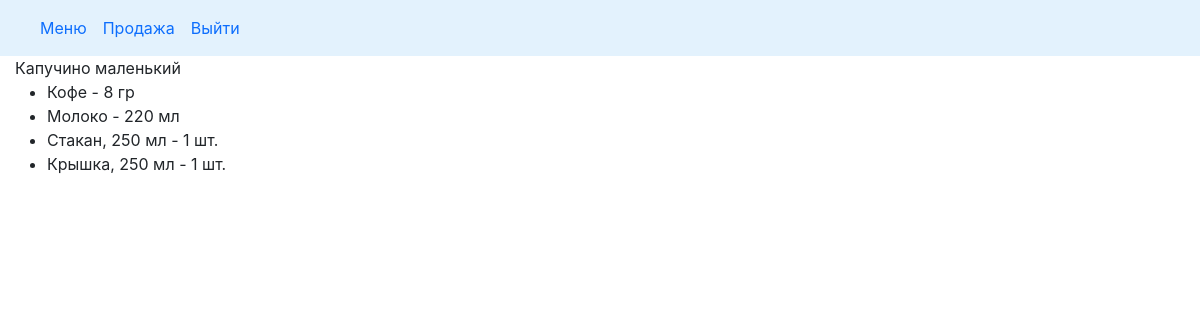
Page /cafecrm/kapuchino-malenkij on the committed database.
### cafecrm/models.py (models this page shows, shortened)
class Drink(models.Model):
    DRINK = 'drink'
    SNACK = 'snack'
    MENU_TYPE = ((DRINK, 'напиток'), (SNACK, 'штучный товар'))
    drink_name = models.CharField(max_length=50, verbose_name='Название')
    slug = models.SlugField(unique='drink_name', blank=True)
    menu_type = models.CharField(max_length=20, choices=MENU_TYPE, verbose_name='Категория')
    class Meta:
        ordering = ('drink_name',)
        verbose_name = 'Drink'
        verbose_name_plural = 'Drinks'

class DrinkItem(models.Model):
    drink = models.ForeignKey(Drink, related_name='items', on_delete=models.CASCADE, verbose_name='Название')
    product = models.ForeignKey(Products, related_name='drink_items', on_delete=models.PROTECT, verbose_name='Продукт')
    quantity = models.PositiveIntegerField(default=0, verbose_name='Количество')

class Products(models.Model):
    PRODUCT = 'product'
    SNACK = 'snack'
    TARE = 'tare'
    PRODUCT_TYPE = ((PRODUCT, 'продукт'), (SNACK, 'штучный товар'), (TARE, 'тара'))
    PC = 'шт.'
    ML = 'мл'
    GR = 'гр'
    UNITS = ((PC, 'шт.'), (ML, 'мл'), (GR, 'гр'))
    product_name = models.CharField(max_length=250, verbose_name='Наименование')
    unit = models.CharField(max_length=20, choices=UNITS, verbose_name='Единица измерения')
    product_type = models.CharField(max_length=20, choices=PRODUCT_TYPE, verbose_name='Категория')
    slug = models.SlugField(max_length=200, db_index=True, unique='product_name')
    price = models.DecimalField(max_digits=10, decimal_places=2, default=0.00, verbose_name='Цена')
    stock = models.PositiveIntegerField(default=0, verbose_name='Остаток')
    min_stock = models.PositiveSmallIntegerField(default=0, verbose_name='Минимальный остаток')
    description = models.TextField(blank=True, verbose_name='Описание')
    need_to_order = property(
        lambda self: (self.min_stock - self.stock if self.stock < self.min_stock else 0)
        )
    class Meta:
        verbose_name = 'Product'
        verbose_name_plural = 'Products'
        ordering = ['product_type', 'product_name']
        index_together = (('id', 'slug'),)
    def __str__(self):
        return '{}'.format(self.product_name)

### cafecrm/views.py (the view)
# urls.py: path('cafecrm/<slug:slug>', views.drink_detail, name='drink_detail'),
def drink_detail(request, slug):
    drink = get_object_or_404(Drink,
                              slug=slug
                              )
    drink_items = DrinkItem.objects.filter(drink_id=drink.pk)
    context = {
        'drink_items': drink_items,
        'drink': drink
    }
    return render(request,
                  'cafecrm/drink_detail.html', context)

### doc_temp/context_processors.py (called while the page is built)
def doc(request):
    return {'doc_temp': Doctemp(request)}

### templates/cafecrm/drink_detail.html (shortened to what this page needs)
{% extends "cafecrm/base.html" %}
{% load static %}
{% block content %}
    <div class="product-detail">
        {{ drink.drink_name }}
        <ul>
            {% for item in drink_items %}
                <li>
                    {{ item.product }} - {{ item.quantity }} {{ item.product.unit }}
                </li>
            {% endfor %}
        </ul>
        </div>
{% endblock %}

### cafecrm/static/cafecrm/css/style.css (style rules this page uses)
html,body { margin: 0; padding: 0; height: 100%; }

### rows in the picture
Drink: drink_name "Капучино маленький"
DrinkItem: product "Кофе", quantity "8", product.unit "гр"
DrinkItem: product "Молоко", quantity "220", product.unit "мл"
DrinkItem: product "Стакан, 250 мл", quantity "1", product.unit "шт."
DrinkItem: product "Крышка, 250 мл", quantity "1", product.unit "шт."
